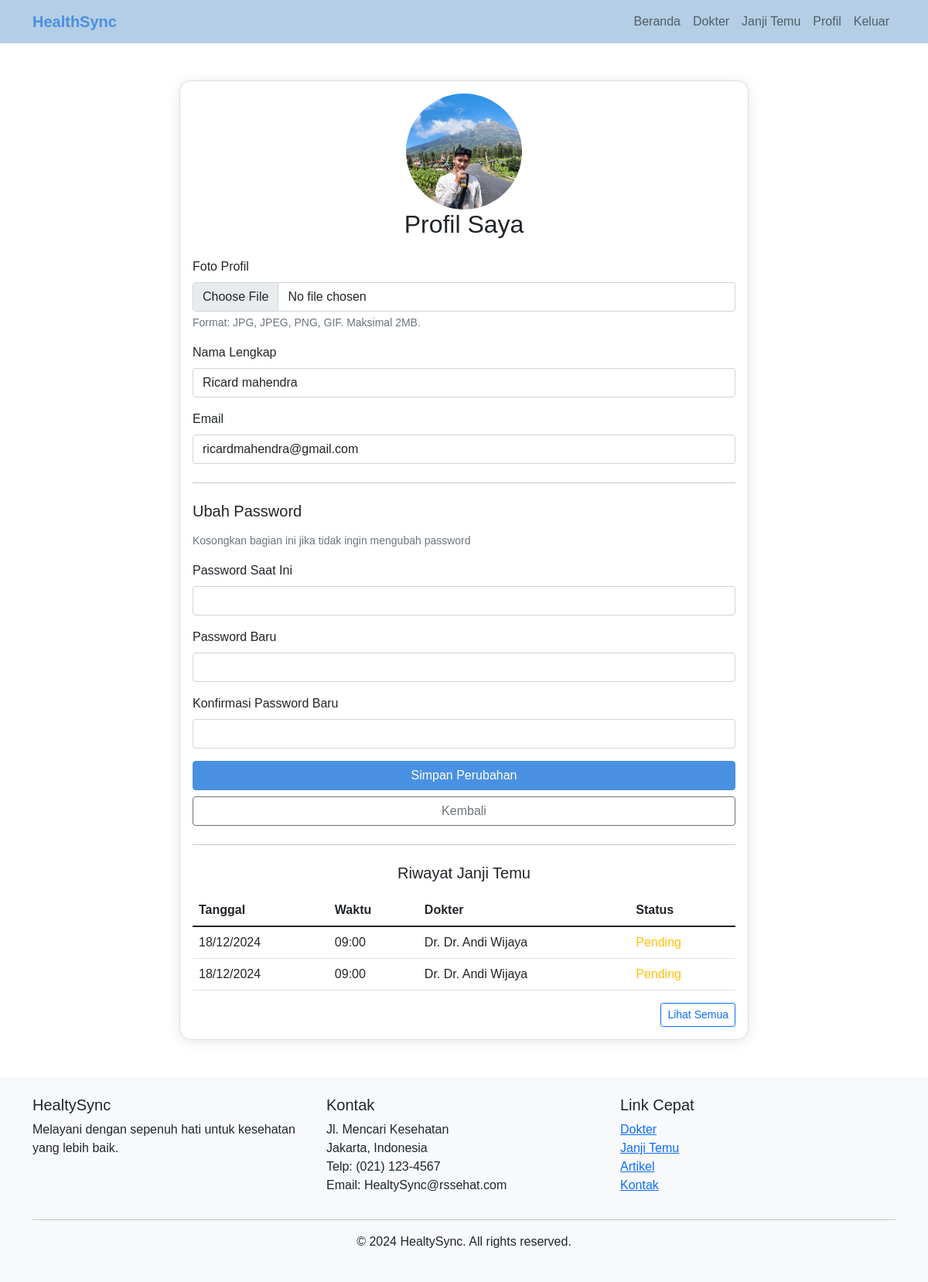
The page /profile.php (signed in) on the database its author committed.
### tables this page shows
CREATE TABLE `users` (
  `id` int(11) NOT NULL,
  `name` varchar(100) NOT NULL,
  `email` varchar(100) NOT NULL,
  `profile_photo` varchar(255) DEFAULT NULL,
  `password` varchar(255) NOT NULL,
  `phone` varchar(15) NOT NULL,
  `created_at` timestamp NOT NULL DEFAULT current_timestamp()
);

CREATE TABLE `appointments` (
  `id` int(11) NOT NULL,
  `user_id` int(11) NOT NULL,
  `doctor_id` int(11) NOT NULL,
  `appointment_date` date NOT NULL,
  `appointment_time` time NOT NULL,
  `notes` text DEFAULT NULL,
  `status` enum('pending','confirmed','cancelled') DEFAULT 'pending',
  `created_at` timestamp NOT NULL DEFAULT current_timestamp()
);

CREATE TABLE `doctors` (
  `id` int(11) NOT NULL,
  `name` varchar(100) NOT NULL,
  `specialization` varchar(100) NOT NULL,
  `photo` varchar(255) DEFAULT NULL,
  `schedule` text DEFAULT NULL,
  `status` enum('active','inactive') DEFAULT 'active',
  `is_active` tinyint(1) DEFAULT 1
);

### profile.php (the view, shortened to what this page needs)
<?php
require_once 'config/database.php';
try {
    $stmt = $pdo->prepare("SELECT * FROM users WHERE id = ?");
    $stmt->execute([$_SESSION['user_id']]);
    $user = $stmt->fetch();
} catch(PDOException $e) {
    $error = "Terjadi kesalahan saat mengambil data.";
}
function getProfileImage($user_image) {
    if ($user_image && file_exists($user_image)) {
        return $user_image;
    }
    return 'images/profiles/default-profile.jpg';
}
include 'includes/header.php';
?>
<div class="container my-5">
    <div class="row justify-content-center">
        <div class="col-md-8">
            <div class="card">
                <div class="card-body">
                    <div class="text-center mb-4">
                        <div class="profile-image">
                            <img src="<?php echo getProfileImage($user['profile_photo']); ?>" alt="Profile Picture" class="img-fluid rounded-circle">
                        </div>
                        <h2 class="mb-0">Profil Saya</h2>
                    </div>
                    <form method="POST" action="" enctype="multipart/form-data">
                        <div class="mb-3">
                            <label for="profile_photo" class="form-label">Foto Profil</label>
                            <input type="file" class="form-control" id="profile_photo"
                                   name="profile_photo" accept="image/*">
                            <div class="form-text">Format: JPG, JPEG, PNG, GIF. Maksimal 2MB.</div>
                        </div>
                        <div class="mb-3">
                            <label for="name" class="form-label">Nama Lengkap</label>
                            <input type="text" class="form-control" id="name" name="name"
                                   required value="<?php echo htmlspecialchars($user['name']); ?>">
                        </div>
                        <div class="mb-3">
                            <label for="email" class="form-label">Email</label>
                            <input type="email" class="form-control" id="email" name="email"
                                   required value="<?php echo htmlspecialchars($user['email']); ?>">
                        </div>
                        <hr class="my-4">
                        <h5 class="mb-3">Ubah Password</h5>
                        <p class="text-muted small">Kosongkan bagian ini jika tidak ingin mengubah password</p>
                        <div class="mb-3">
                            <label for="current_password" class="form-label">Password Saat Ini</label>
                            <input type="password" class="form-control" id="current_password"
                                   name="current_password">
                        </div>
                        <div class="mb-3">
                            <label for="new_password" class="form-label">Password Baru</label>
                            <input type="password" class="form-control" id="new_password"
                                   name="new_password" minlength="6">
                        </div>
                        <div class="mb-3">
                            <label for="confirm_password" class="form-label">Konfirmasi Password Baru</label>
                            <input type="password" class="form-control" id="confirm_password"
                                   name="confirm_password" minlength="6">
                        </div>
                        <div class="d-grid gap-2">
                            <button type="submit" class="btn btn-primary">Simpan Perubahan</button>
                            <a href="index.php" class="btn btn-outline-secondary">Kembali</a>
                        </div>
                    </form>
                    <hr class="my-4">
                    <h5 class="text-center mb-3">Riwayat Janji Temu</h5>
                    <div class="table-responsive">
                        <table class="table table-hover">
                            <thead>
                                <tr>
                                    <th>Tanggal</th>
                                    <th>Waktu</th>
                                    <th>Dokter</th>
                                    <th>Status</th>
                                </tr>
                            </thead>
                            <tbody>
                                <?php
                                $stmt = $pdo->prepare("
                                    SELECT a.*, d.name as doctor_name, d.specialization
                                    FROM appointments a
                                    JOIN doctors d ON a.doctor_id = d.id
                                    WHERE a.user_id = ?
                                    ORDER BY a.appointment_date DESC, a.appointment_time DESC
                                    LIMIT 5
                                ");
                                $stmt->execute([$_SESSION['user_id']]);
                                while ($appointment = $stmt->fetch()) {
                                    $status_class = [
                                        'pending' => 'text-warning',
                                        'confirmed' => 'text-success',
                                        'cancelled' => 'text-danger'
                                    ][$appointment['status']] ?? '';
                                ?>
                                <tr>
                                    <td><?php echo date('d/m/Y', strtotime($appointment['appointment_date'])); ?></td>
                                    <td><?php echo date('H:i', strtotime($appointment['appointment_time'])); ?></td>
                                    <td>Dr. <?php echo htmlspecialchars($appointment['doctor_name']); ?></td>
                                    <td><span class="<?php echo $status_class; ?>">
                                        <?php echo ucfirst($appointment['status']); ?>
                                    </span></td>
                                </tr>
                                <?php } ?>
                            </tbody>
                        </table>
                        <div class="text-end">
                            <a href="my_appointments.php" class="btn btn-sm btn-outline-primary">Lihat Semua</a>
                        </div>
                    </div>
                </div>
            </div>
        </div>
    </div>
</div>
<?php include 'includes/footer.php'; ?>

### includes/header.php (style rules this page uses)
:root { --primary-color: #4A90E2; --light-blue: #b3cee5; }
body { font-family: 'Arial', sans-serif; background-color: #ffffff; }
.btn-primary { background-color: var(--primary-color); border-color: var(--primary-color); }
.card { border-radius: 15px; box-shadow: 0 2px 15px rgba(0,0,0,0.1); }

### profile.php (style rules this page uses)
.profile-image { width: 150px; height: 150px; margin: 0 auto; overflow: hidden; }
.profile-image img { width: 100%; height: 100%; object-fit: cover; }

### rows shown on the page
users: profile_photo (picture), name "Ricard mahendra", email "ricardmahendra@gmail.com"
appointments: appointment_date "18/12/2024", appointment_time "09:00", doctor.name "Dr. Andi Wijaya", status "Pending"
appointments: appointment_date "18/12/2024", appointment_time "09:00", doctor.name "Dr. Andi Wijaya", status "Pending"
